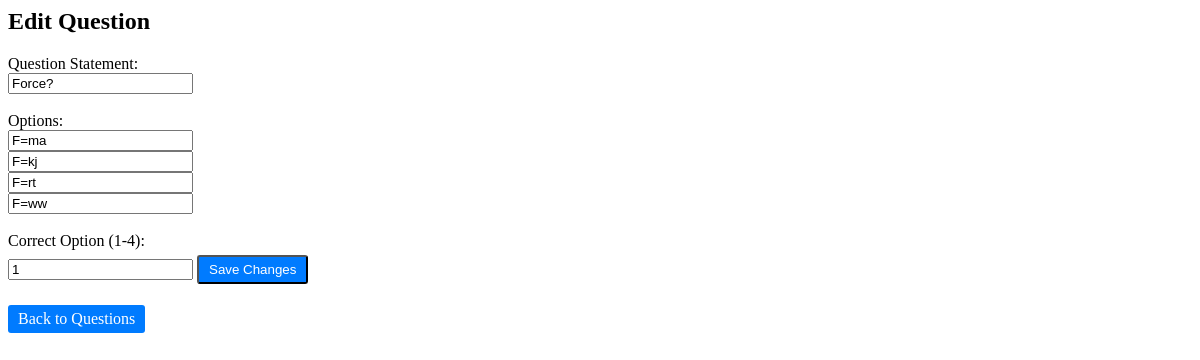
Screenshot of /admin/questions/edit/1 (signed in) with the database file from the repository.
### models/models.py (models this page shows)
class Question(db.Model):
    id = db.Column(db.Integer, primary_key=True)
    quiz_id = db.Column(db.Integer, db.ForeignKey('quiz.id'), nullable=False) # Link to Quiz
    question_statement = db.Column(db.Text, nullable=False)
    option1 = db.Column(db.String(255), nullable=False)
    option2 = db.Column(db.String(255), nullable=False)
    option3 = db.Column(db.String(255), nullable=False)
    option4 = db.Column(db.String(255), nullable=False)
    correct_option = db.Column(db.Integer, nullable=False)  # 1, 2, 3, 4

### app.py (the view, shortened to what this page needs)
@app.route("/admin/questions/edit/<int:question_id>", methods=["GET", "POST"])
def edit_question(question_id):
    if not admin_required():
        return redirect(url_for("login"))
    question = Question.query.get(question_id)
    if not question:
        return redirect(url_for("manage_questions", quiz_id=question.quiz_id))
    return render_template("edit_question.html", question=question)

### app.py (called while the page is built)
def admin_required():
    return "user_id" in session and session["role"] == "admin"

### templates/edit_question.html (shortened to what this page needs)
<head>
    <link rel="stylesheet" href="{{ url_for('static', filename='styles.css') }}">
</head>
<h2>Edit Question</h2>
<form method="POST">
    <label>Question Statement:</label><br>
    <input type="text" name="question_statement" value="{{ question.question_statement }}" required><br><br>
    <label>Options:</label><br>
    <input type="text" name="option1" value="{{ question.option1 }}" required><br>
    <input type="text" name="option2" value="{{ question.option2 }}" required><br>
    <input type="text" name="option3" value="{{ question.option3 }}" required><br>
    <input type="text" name="option4" value="{{ question.option4 }}" required><br><br>
    <label>Correct Option (1-4):</label><br>
    <input type="number" name="correct_option" value="{{ question.correct_option }}" required>
    <button class="button" type="submit">Save Changes</button>
</form>
<a class="button" href="{{ url_for('manage_questions', quiz_id=question.quiz_id) }}">Back to Questions</a>

### static/styles.css (style rules this page uses)
.button { display: inline-block; margin-top: 5px; padding: 5px 10px; text-decoration: none; background-color: #007bff; color: white; border-radius: 3px; }

### rows the page displays
Question: question_statement "Force?", option1 "F=ma", option2 "F=kj", option3 "F=rt", option4 "F=ww", correct_option "1"
